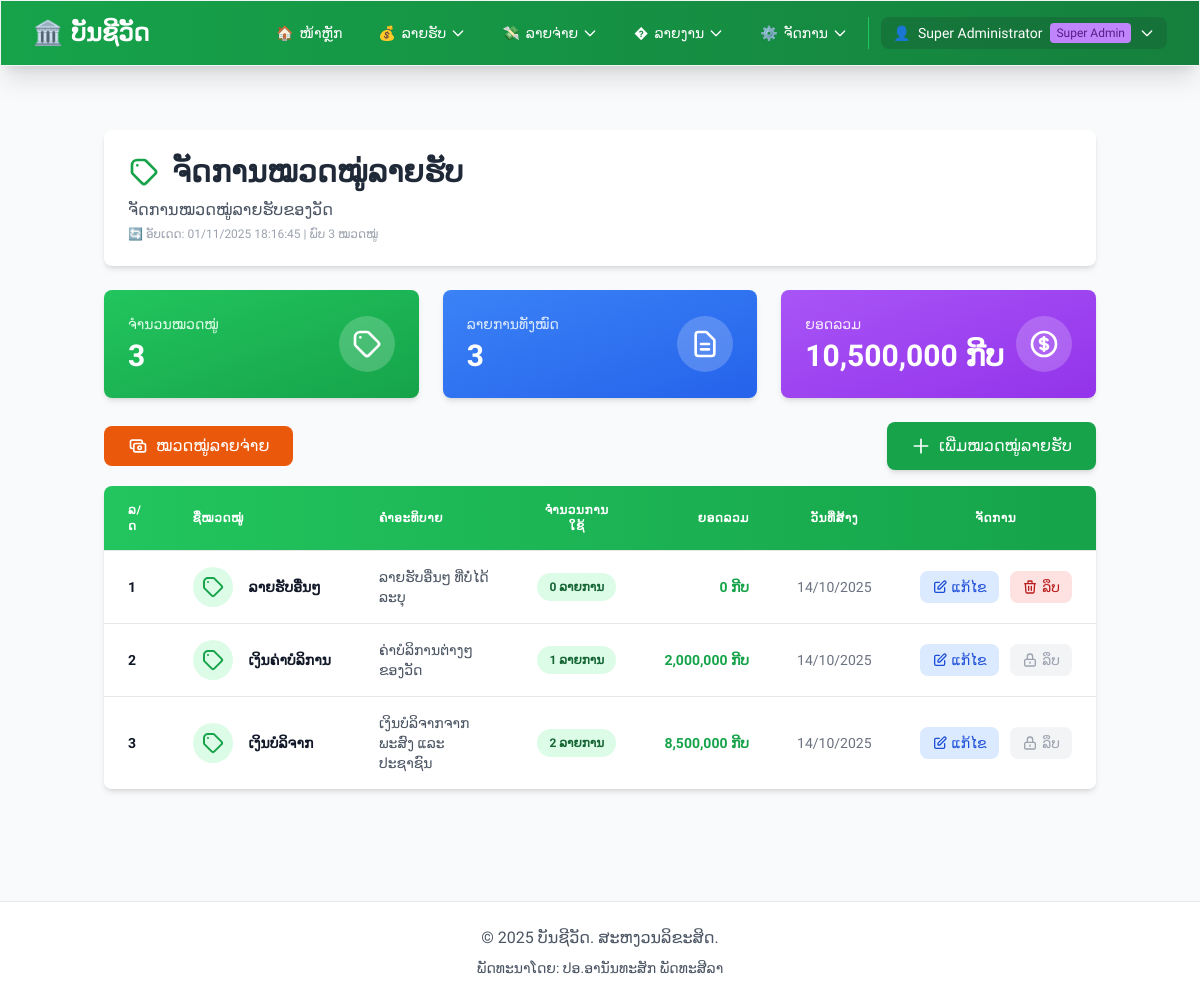
Screenshot of /modules/categories/income_list.php (signed in) with the database file from the repository.
### tables this page shows
CREATE TABLE IF NOT EXISTS income_categories (
    id INT PRIMARY KEY AUTO_INCREMENT,
    temple_id INT DEFAULT NULL COMMENT 'NULL = Global category for all temples',
    name VARCHAR(100) NOT NULL,
    description TEXT,
    created_at TIMESTAMP DEFAULT CURRENT_TIMESTAMP,
    FOREIGN KEY (temple_id) REFERENCES temples(id) ON DELETE CASCADE,
    UNIQUE INDEX unique_name_per_temple (name, temple_id)
);

### modules/categories/income_list.php (the view, shortened to what this page needs)
<?php
require_once '../../includes/temple_functions.php';
$db = getDB();
$currentTempleId = null;
$isMultiTemple = function_exists('isMultiTempleEnabled') && isMultiTempleEnabled();
if ($isMultiTemple && function_exists('getCurrentTempleId')) {
    $currentTempleId = getCurrentTempleId();
}
try {
    if ($currentTempleId) {
        $stmt = $db->prepare("
            SELECT ic.id, ic.name, ic.description, ic.created_at,
                   COUNT(i.id) as usage_count,
                   COALESCE(SUM(i.amount), 0) as total_amount
            FROM income_categories ic
            LEFT JOIN income i ON ic.name = i.category AND i.temple_id = ic.temple_id
            WHERE ic.temple_id = ?
            GROUP BY ic.id
            ORDER BY ic.name ASC
        ");
        $stmt->execute([$currentTempleId]);
    } else {
        $stmt = $db->query("
            SELECT ic.id, ic.name, ic.description, ic.created_at,
                   COUNT(i.id) as usage_count,
                   COALESCE(SUM(i.amount), 0) as total_amount
            FROM income_categories ic
            LEFT JOIN income i ON ic.name = i.category
            GROUP BY ic.id
            ORDER BY ic.name ASC
        ");
    }
    $categories = $stmt->fetchAll(PDO::FETCH_ASSOC);
} catch (PDOException $e) {
    error_log("❌ Error fetching income categories: " . $e->getMessage());
    $categories = [];
}
require_once '../../includes/header.php';
?>
<div class="container mx-auto px-4 py-8">
    <div class="max-w-6xl mx-auto">
        <div class="bg-white rounded-lg shadow-md p-6 mb-6">
            <h1 class="text-3xl font-bold text-gray-800 flex items-center">
                <svg class="w-8 h-8 mr-3 text-green-600" fill="none" stroke="currentColor" viewBox="0 0 24 24">
                    <path stroke-linecap="round" stroke-linejoin="round" stroke-width="2" d="M7 7h.01M7 3h5c.512 0 1.024.195 1.414.586l7 7a2 2 0 010 2.828l-7 7a2 2 0 01-2.828 0l-7-7A1.994 1.994 0 013 12V7a4 4 0 014-4z"></path>
                </svg>
                ຈັດການໝວດໝູ່ລາຍຮັບ
            </h1>
            <p class="text-gray-600 mt-2">ຈັດການໝວດໝູ່ລາຍຮັບຂອງວັດ</p>
            <?php if (count($categories) > 0): ?>
                <p class="text-xs text-gray-400 mt-1">🔄 ອັບເດດ: <?= date('d/m/Y H:i:s') ?> | ພົບ <?= count($categories) ?> ໝວດໝູ່</p>
            <?php endif; ?>
        </div>
        <div class="grid grid-cols-1 md:grid-cols-3 gap-6 mb-6">
            <div class="bg-gradient-to-br from-green-500 to-green-600 rounded-lg shadow-md p-6 text-white">
                <div class="flex items-center justify-between">
                    <div>
                        <p class="text-green-100 text-sm">ຈຳນວນໝວດໝູ່</p>
                        <p class="text-3xl font-bold mt-1"><?= count($categories) ?></p>
                    </div>
                    <div class="bg-white bg-opacity-20 rounded-full p-3">
                        <svg class="w-8 h-8" fill="none" stroke="currentColor" viewBox="0 0 24 24">
                            <path stroke-linecap="round" stroke-linejoin="round" stroke-width="2" d="M7 7h.01M7 3h5c.512 0 1.024.195 1.414.586l7 7a2 2 0 010 2.828l-7 7a2 2 0 01-2.828 0l-7-7A1.994 1.994 0 013 12V7a4 4 0 014-4z"></path>
                        </svg>
                    </div>
                </div>
            </div>
            <div class="bg-gradient-to-br from-blue-500 to-blue-600 rounded-lg shadow-md p-6 text-white">
                <div class="flex items-center justify-between">
                    <div>
                        <p class="text-blue-100 text-sm">ລາຍການທັງໝົດ</p>
                        <p class="text-3xl font-bold mt-1"><?= array_sum(array_column($categories, 'usage_count')) ?></p>
                    </div>
                    <div class="bg-white bg-opacity-20 rounded-full p-3">
                        <svg class="w-8 h-8" fill="none" stroke="currentColor" viewBox="0 0 24 24">
                            <path stroke-linecap="round" stroke-linejoin="round" stroke-width="2" d="M9 12h6m-6 4h6m2 5H7a2 2 0 01-2-2V5a2 2 0 012-2h5.586a1 1 0 01.707.293l5.414 5.414a1 1 0 01.293.707V19a2 2 0 01-2 2z"></path>
                        </svg>
                    </div>
                </div>
            </div>
            <div class="bg-gradient-to-br from-purple-500 to-purple-600 rounded-lg shadow-md p-6 text-white">
                <div class="flex items-center justify-between">
                    <div>
                        <p class="text-purple-100 text-sm">ຍອດລວມ</p>
                        <p class="text-3xl font-bold mt-1"><?= number_format(array_sum(array_column($categories, 'total_amount'))) ?> ກີບ</p>
                    </div>
                    <div class="bg-white bg-opacity-20 rounded-full p-3">
                    </div>
                </div>
            </div>
        </div>
        <div class="mb-4 flex justify-between items-center">
            <a href="<?php echo BASE_URL; ?>/modules/categories/expense_list.php"
               class="bg-orange-600 hover:bg-orange-700 text-white px-6 py-2 rounded-lg transition duration-200 flex items-center">
                <svg class="w-5 h-5 mr-2" fill="none" stroke="currentColor" viewBox="0 0 24 24">
                    <path stroke-linecap="round" stroke-linejoin="round" stroke-width="2" d="M17 9V7a2 2 0 00-2-2H5a2 2 0 00-2 2v6a2 2 0 002 2h2m2 4h10a2 2 0 002-2v-6a2 2 0 00-2-2H9a2 2 0 00-2 2v6a2 2 0 002 2zm7-5a2 2 0 11-4 0 2 2 0 014 0z"></path>
                </svg>
                ໝວດໝູ່ລາຍຈ່າຍ
            </a>
            <a href="<?php echo BASE_URL; ?>/modules/categories/income_add.php"
               class="bg-green-600 hover:bg-green-700 text-white px-6 py-3 rounded-lg transition duration-200 flex items-center shadow-md">
                <svg class="w-5 h-5 mr-2" fill="none" stroke="currentColor" viewBox="0 0 24 24">
                    <path stroke-linecap="round" stroke-linejoin="round" stroke-width="2" d="M12 4v16m8-8H4"></path>
                </svg>
                ເພີ່ມໝວດໝູ່ລາຍຮັບ
            </a>
        </div>
        <div class="bg-white rounded-lg shadow-md overflow-hidden">
            <div class="overflow-x-auto">
                <table class="min-w-full divide-y divide-gray-200">
                    <thead class="bg-gradient-to-r from-green-500 to-green-600">
                        <tr>
                            <th class="px-6 py-4 text-left text-xs font-bold text-white uppercase tracking-wider">ລ/ດ</th>
                            <th class="px-6 py-4 text-left text-xs font-bold text-white uppercase tracking-wider">ຊື່ໝວດໝູ່</th>
                            <th class="px-6 py-4 text-left text-xs font-bold text-white uppercase tracking-wider">ຄຳອະທິບາຍ</th>
                            <th class="px-6 py-4 text-center text-xs font-bold text-white uppercase tracking-wider">ຈຳນວນການໃຊ້</th>
                            <th class="px-6 py-4 text-right text-xs font-bold text-white uppercase tracking-wider">ຍອດລວມ</th>
                            <th class="px-6 py-4 text-center text-xs font-bold text-white uppercase tracking-wider">ວັນທີ່ສ້າງ</th>
                            <th class="px-6 py-4 text-center text-xs font-bold text-white uppercase tracking-wider">ຈັດການ</th>
                        </tr>
                    </thead>
                    <tbody class="bg-white divide-y divide-gray-200">
                        <?php if (empty($categories)): ?>
                            <tr>
                                <td colspan="7" class="px-6 py-8 text-center text-gray-500">
                                    <svg class="mx-auto h-12 w-12 text-gray-400 mb-3" fill="none" stroke="currentColor" viewBox="0 0 24 24">
                                        <path stroke-linecap="round" stroke-linejoin="round" stroke-width="2" d="M20 13V6a2 2 0 00-2-2H6a2 2 0 00-2 2v7m16 0v5a2 2 0 01-2 2H6a2 2 0 01-2-2v-5m16 0h-2.586a1 1 0 00-.707.293l-2.414 2.414a1 1 0 01-.707.293h-3.172a1 1 0 01-.707-.293l-2.414-2.414A1 1 0 006.586 13H4"></path>
                                    </svg>
                                    <p class="text-lg font-medium">ຍັງບໍ່ມີຂໍ້ມູນໝວດໝູ່ລາຍຮັບ</p>
                                    <p class="text-sm mt-1">ກົດປຸ່ມ "ເພີ່ມໝວດໝູ່ລາຍຮັບ" ເພື່ອເລີ່ມຕົ້ນ</p>
                                </td>
                            </tr>
                        <?php else: ?>
                            <?php $no = 1; foreach($categories as $cat): ?>
                                <tr class="hover:bg-green-50 transition duration-200">
                                    <td class="px-6 py-4 whitespace-nowrap text-sm text-gray-900">
                                        <span class="font-semibold"><?= $no++ ?></span>
                                    </td>
                                    <td class="px-6 py-4 whitespace-nowrap">
                                        <div class="flex items-center">
                                            <div class="flex-shrink-0 h-10 w-10 bg-green-100 rounded-full flex items-center justify-center">
                                                <svg class="h-6 w-6 text-green-600" fill="none" stroke="currentColor" viewBox="0 0 24 24">
                                                    <path stroke-linecap="round" stroke-linejoin="round" stroke-width="2" d="M7 7h.01M7 3h5c.512 0 1.024.195 1.414.586l7 7a2 2 0 010 2.828l-7 7a2 2 0 01-2.828 0l-7-7A1.994 1.994 0 013 12V7a4 4 0 014-4z"></path>
                                                </svg>
                                            </div>
                                            <div class="ml-4">
                                                <div class="text-sm font-bold text-gray-900"><?= htmlspecialchars($cat['name'], ENT_QUOTES, 'UTF-8') ?></div>
                                            </div>
                                        </div>
                                    </td>
                                    <td class="px-6 py-4 text-sm text-gray-600">
                                        <?php if ($cat['description']): ?>
                                            <?= htmlspecialchars($cat['description'], ENT_QUOTES, 'UTF-8') ?>
                                        <?php else: ?>
                                            <span class="text-gray-400 italic">ບໍ່ມີຄຳອະທິບາຍ</span>
                                        <?php endif; ?>
                                    </td>
                                    <td class="px-6 py-4 whitespace-nowrap text-center">
                                        <span class="px-3 py-1 inline-flex text-xs leading-5 font-semibold rounded-full bg-green-100 text-green-800">
                                            <?= number_format($cat['usage_count']) ?> ລາຍການ
                                        </span>
                                    </td>
                                    <td class="px-6 py-4 whitespace-nowrap text-sm text-right">
                                        <span class="font-bold text-green-600"><?= number_format($cat['total_amount']) ?> ກີບ</span>
                                    </td>
                                    <td class="px-6 py-4 whitespace-nowrap text-sm text-gray-500 text-center">
                                        <?= date('d/m/Y', strtotime($cat['created_at'])) ?>
                                    </td>
                                    <td class="px-6 py-4 whitespace-nowrap text-center text-sm font-medium">
                                        <a href="<?php echo BASE_URL; ?>/modules/categories/income_edit.php?id=<?= $cat['id'] ?>"
                                           class="inline-flex items-center px-3 py-1.5 bg-blue-100 text-blue-700 hover:bg-blue-200 rounded-lg mr-2 transition duration-200">
                                            <svg class="w-4 h-4 mr-1" fill="none" stroke="currentColor" viewBox="0 0 24 24">
                                                <path stroke-linecap="round" stroke-linejoin="round" stroke-width="2" d="M11 5H6a2 2 0 00-2 2v11a2 2 0 002 2h11a2 2 0 002-2v-5m-1.414-9.414a2 2 0 112.828 2.828L11.828 15H9v-2.828l8.586-8.586z"></path>
                                            </svg>
                                            ແກ້ໄຂ
                                        </a>
                                        <?php if ($cat['usage_count'] == 0): ?>
                                            <?php
                                            $categoryId = isset($cat['id']) ? intval($cat['id']) : 0;
                                            ?>
                                            <form method="POST" class="inline delete-category-form" data-category-id="<?= $categoryId ?>" data-category-name="<?= htmlspecialchars($cat['name'], ENT_QUOTES, 'UTF-8') ?>">
                                                <button type="button"
                                                        onclick="confirmDeleteCategory(this.form)"
                                                        class="inline-flex items-center px-3 py-1.5 bg-red-100 text-red-700 hover:bg-red-200 rounded-lg transition duration-200"
                                                        <?= $categoryId <= 0 ? 'disabled title="ID ບໍ່ຖືກຕ້ອງ"' : '' ?>>
                                                    <svg class="w-4 h-4 mr-1" fill="none" stroke="currentColor" viewBox="0 0 24 24">
                                                        <path stroke-linecap="round" stroke-linejoin="round" stroke-width="2" d="M19 7l-.867 12.142A2 2 0 0116.138 21H7.862a2 2 0 01-1.995-1.858L5 7m5 4v6m4-6v6m1-10V4a1 1 0 00-1-1h-4a1 1 0 00-1 1v3M4 7h16"></path>
                                                    </svg>
                                                    ລຶບ
                                                </button>
                                            </form>
                                        <?php else: ?>
                                            <button disabled class="inline-flex items-center px-3 py-1.5 bg-gray-100 text-gray-400 rounded-lg cursor-not-allowed" title="ບໍ່ສາມາດລຶບໄດ້ເນື່ອງຈາກມີການໃຊ້ງານ">
                                                <svg class="w-4 h-4 mr-1" fill="none" stroke="currentColor" viewBox="0 0 24 24">
                                                    <path stroke-linecap="round" stroke-linejoin="round" stroke-width="2" d="M12 15v2m-6 4h12a2 2 0 002-2v-6a2 2 0 00-2-2H6a2 2 0 00-2 2v6a2 2 0 002 2zm10-10V7a4 4 0 00-8 0v4h8z"></path>
                                                </svg>
                                                ລຶບ
                                            </button>
                                        <?php endif; ?>
                                    </td>
                                </tr>
                            <?php endforeach; ?>
                        <?php endif; ?>
                    </tbody>
                </table>
            </div>
        </div>
    </div>
</div>
<?php require_once '../../includes/footer.php'; ?>

### includes/header.php (style rules this page uses)
body { font-family: 'Phetsarath', sans-serif; }

### rows the page displays
income_categories: name "ລາຍຮັບອື່ນໆ", description "ລາຍຮັບອື່ນໆ ທີ່ບໍ່ໄດ້ລະບຸ", usage_count "0", total_amount "0", created_at "14/10/2025"
income_categories: name "ເງິນຄ່າບໍລິການ", description "ຄ່າບໍລິການຕ່າງໆ ຂອງວັດ", usage_count "1", total_amount "2,000,000", created_at "14/10/2025", shows "ລຶບ"
income_categories: name "ເງິນບໍລິຈາກ", description "ເງິນບໍລິຈາກຈາກພະສົງ ແລະ ປະຊາຊົນ", usage_count "2", total_amount "8,500,000", created_at "14/10/2025", shows "ລຶບ"

### other values shown
$displayName "ບັນຊີວັດ"
$_SESSION['full_name'] "Super Administrator"
count($categories) "3"
array_sum(array_column($categories, 'usage_count')) "3"
array_sum(array_column($categories, 'total_amount')) "10,500,000"
SITE_NAME "ບັນຊີວັດ"
